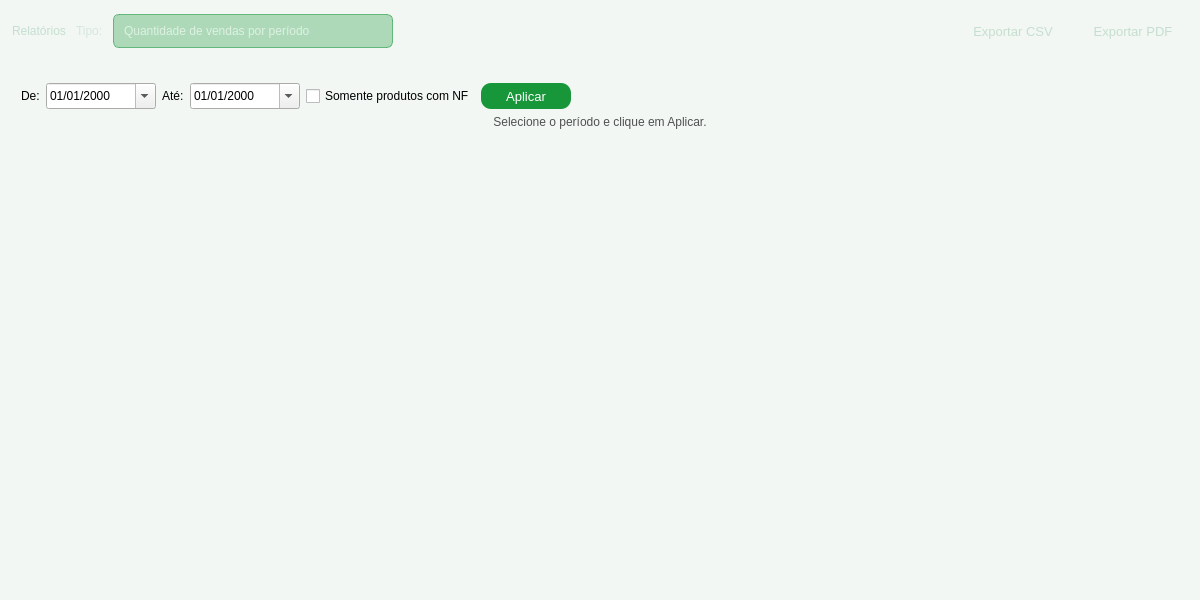
<?xml version="1.0" encoding="UTF-8"?>
<ui version="4.0">
 <class>relatorios</class>
 <widget class="QWidget" name="relatorios">
  <property name="geometry">
   <rect>
    <x>0</x>
    <y>0</y>
    <width>1200</width>
    <height>600</height>
   </rect>
  </property>
  <property name="minimumSize">
   <size>
    <width>900</width>
    <height>500</height>
   </size>
  </property>
  <property name="windowTitle">
   <string>Relatórios</string>
  </property>
  <property name="styleSheet">
   <string notr="true">
#relatorios {
  background-color: #F2F7F4;
  background-color: #F2F7F4;
}
QPushButton {
  background-color: rgb(23, 150, 58);
  color: rgb(255, 255, 255);
  font-size: 13px;
  border-radius: 10px;
}
QPushButton:hover {
  background-color: rgb(16, 122, 46);
}
QPushButton:pressed {
  color: rgb(255, 255, 255);
  background-color: rgb(143, 217, 163);
}
   </string>
  </property>
  <layout class="QVBoxLayout" name="verticalLayout">
   <property name="spacing">
    <number>0</number>
   </property>
   <property name="leftMargin">
    <number>0</number>
   </property>
   <property name="topMargin">
    <number>0</number>
   </property>
   <property name="rightMargin">
    <number>0</number>
   </property>
   <property name="bottomMargin">
    <number>0</number>
   </property>
   <item>
    <widget class="QFrame" name="frameHeaderBar">
     <property name="minimumSize">
      <size>
       <width>0</width>
       <height>62</height>
      </size>
     </property>
     <property name="maximumSize">
      <size>
       <width>16777215</width>
       <height>62</height>
      </size>
     </property>
     <property name="styleSheet">
      <string notr="true">
QFrame {
  background-color: qlineargradient(spread:pad, x1:0, y1:0, x2:0, y2:1,
    stop:0 rgb(29, 56, 74), stop:1 rgb(20, 45, 69));
  border-bottom: 2px solid rgb(23, 150, 58);
}
QPushButton {
  background-color: transparent;
  font: 600 10pt &quot;Segoe UI&quot;;
  color: rgb(197, 222, 208);
  border: none;
  border-radius: 7px;
  padding: 4px 12px;
}
QPushButton:hover {
  background-color: rgba(23, 150, 58, 150);
  color: white;
}
QPushButton:pressed {
  background-color: rgba(143, 217, 163, 100);
  color: white;
}
QLabel {
  color: rgb(197, 222, 208);
  background-color: transparent;
  border: none;
}
QComboBox {
  background-color: rgba(23, 150, 58, 80);
  color: rgb(221, 241, 225);
  border: 1px solid rgba(23, 150, 58, 150);
  border-radius: 6px;
  padding: 4px 10px;
  font: 600 10pt &quot;Segoe UI&quot;;
}
QComboBox::drop-down {
  border: none;
}
QComboBox QAbstractItemView {
  background-color: rgb(29, 56, 74);
  color: rgb(221, 241, 225);
  selection-background-color: rgb(23, 150, 58);
}
      </string>
     </property>
     <property name="frameShape">
      <enum>QFrame::Shape::NoFrame</enum>
     </property>
     <layout class="QHBoxLayout" name="headerLayout">
      <property name="spacing">
       <number>10</number>
      </property>
      <property name="leftMargin">
       <number>12</number>
      </property>
      <property name="rightMargin">
       <number>12</number>
      </property>
      <item>
       <widget class="QLabel" name="lbl_TituloRelatorio">
        <property name="styleSheet">
         <string notr="true">font: 700 14pt &quot;Ubuntu&quot;;</string>
        </property>
        <property name="text">
         <string>Relatórios</string>
        </property>
       </widget>
      </item>
      <item>
       <widget class="QLabel" name="label_2">
        <property name="sizePolicy">
         <sizepolicy hsizetype="Fixed" vsizetype="Fixed">
          <horstretch>0</horstretch>
          <verstretch>0</verstretch>
         </sizepolicy>
        </property>
        <property name="styleSheet">
         <string notr="true">font: 700 10pt &quot;Segoe UI&quot;; color: rgba(197, 222, 208,160);</string>
        </property>
        <property name="text">
         <string>Tipo:</string>
        </property>
       </widget>
      </item>
      <item>
       <widget class="QComboBox" name="CBox_VendasMain">
        <property name="minimumSize">
         <size>
          <width>280</width>
          <height>34</height>
         </size>
        </property>
        <property name="maximumSize">
         <size>
          <width>400</width>
          <height>34</height>
         </size>
        </property>
        <item>
         <property name="text">
          <string>Quantidade de vendas por período</string>
         </property>
        </item>
        <item>
         <property name="text">
          <string>Valor de vendas por período</string>
         </property>
        </item>
        <item>
         <property name="text">
          <string>Produtos mais vendidos</string>
         </property>
        </item>
        <item>
         <property name="text">
          <string>Forma de Pagamento</string>
         </property>
        </item>
        <item>
         <property name="text">
          <string>Nota Fiscal Valores</string>
         </property>
        </item>
        <item>
         <property name="text">
          <string>Produtos que geram mais Lucro</string>
         </property>
        </item>
        <item>
         <property name="text">
          <string>Inventário por Período</string>
         </property>
        </item>
        <item>
         <property name="text">
          <string>Lucro Geral por Período</string>
         </property>
        </item>
        <item>
         <property name="text">
          <string>Clientes com Compras em Aberto</string>
         </property>
        </item>
       </widget>
      </item>
      <item>
       <spacer name="headerSpacer">
        <property name="orientation">
         <enum>Qt::Orientation::Horizontal</enum>
        </property>
        <property name="sizeHint" stdset="0">
         <size>
          <width>40</width>
          <height>20</height>
         </size>
        </property>
       </spacer>
      </item>
      <item>
       <widget class="QPushButton" name="Btn_ExportCSV">
        <property name="minimumSize">
         <size>
          <width>110</width>
          <height>34</height>
         </size>
        </property>
        <property name="toolTip">
         <string>Exportar dados do gráfico atual para CSV</string>
        </property>
        <property name="text">
         <string>Exportar CSV</string>
        </property>
       </widget>
      </item>
      <item>
       <widget class="QPushButton" name="Btn_ExportPDF">
        <property name="minimumSize">
         <size>
          <width>110</width>
          <height>34</height>
         </size>
        </property>
        <property name="toolTip">
         <string>Exportar gráfico atual como PDF</string>
        </property>
        <property name="text">
         <string>Exportar PDF</string>
        </property>
       </widget>
      </item>
     </layout>
    </widget>
   </item>
   <item>
    <layout class="QVBoxLayout" name="contentLayout">
     <property name="spacing">
      <number>8</number>
     </property>
     <property name="leftMargin">
      <number>12</number>
     </property>
     <property name="topMargin">
      <number>12</number>
     </property>
     <property name="rightMargin">
      <number>12</number>
     </property>
     <property name="bottomMargin">
      <number>12</number>
     </property>
     <item>
      <widget class="QStackedWidget" name="Stacked_Vendas">
       <property name="currentIndex">
        <number>6</number>
       </property>
       <widget class="QWidget" name="page">
        <layout class="QVBoxLayout" name="verticalLayout_8">
         <item>
          <layout class="QHBoxLayout" name="filterBar_Quant">
           <property name="spacing">
            <number>6</number>
           </property>
           <item>
            <widget class="QLabel" name="lbl_deQuant">
             <property name="text">
              <string>De:</string>
             </property>
            </widget>
           </item>
           <item>
            <widget class="QDateEdit" name="DE_InicioQuant">
             <property name="minimumSize">
              <size>
               <width>110</width>
               <height>26</height>
              </size>
             </property>
             <property name="displayFormat">
              <string>dd/MM/yyyy</string>
             </property>
             <property name="calendarPopup">
              <bool>true</bool>
             </property>
            </widget>
           </item>
           <item>
            <widget class="QLabel" name="lbl_ateQuant">
             <property name="text">
              <string>Até:</string>
             </property>
            </widget>
           </item>
           <item>
            <widget class="QDateEdit" name="DE_FimQuant">
             <property name="minimumSize">
              <size>
               <width>110</width>
               <height>26</height>
              </size>
             </property>
             <property name="displayFormat">
              <string>dd/MM/yyyy</string>
             </property>
             <property name="calendarPopup">
              <bool>true</bool>
             </property>
            </widget>
           </item>
           <item>
            <widget class="QLabel" name="lbl_agrupQuant">
             <property name="text">
              <string>Agrupar por:</string>
             </property>
            </widget>
           </item>
           <item>
            <widget class="QComboBox" name="CBox_AgrupQuant">
             <item>
              <property name="text">
               <string>Dia</string>
              </property>
             </item>
             <item>
              <property name="text">
               <string>Mês</string>
              </property>
             </item>
             <item>
              <property name="text">
               <string>Ano</string>
              </property>
             </item>
            </widget>
           </item>
           <item>
            <widget class="QPushButton" name="Btn_AplicarQuant">
             <property name="maximumSize">
              <size>
               <width>80</width>
               <height>30</height>
              </size>
             </property>
             <property name="text">
              <string>Aplicar</string>
             </property>
            </widget>
           </item>
           <item>
            <spacer>
             <property name="orientation">
              <enum>Qt::Orientation::Horizontal</enum>
             </property>
             <property name="sizeHint" stdset="0">
              <size>
               <width>40</width>
               <height>20</height>
              </size>
             </property>
            </spacer>
           </item>
          </layout>
         </item>
        </layout>
       </widget>
       <widget class="QWidget" name="page_2">
        <layout class="QVBoxLayout" name="verticalLayout_10">
         <item>
          <layout class="QHBoxLayout" name="filterBar_Valor">
           <property name="spacing">
            <number>6</number>
           </property>
           <item>
            <widget class="QLabel" name="lbl_deValor">
             <property name="text">
              <string>De:</string>
             </property>
            </widget>
           </item>
           <item>
            <widget class="QDateEdit" name="DE_InicioValor">
             <property name="minimumSize">
              <size>
               <width>110</width>
               <height>26</height>
              </size>
             </property>
             <property name="displayFormat">
              <string>dd/MM/yyyy</string>
             </property>
             <property name="calendarPopup">
              <bool>true</bool>
             </property>
            </widget>
           </item>
           <item>
            <widget class="QLabel" name="lbl_ateValor">
             <property name="text">
              <string>Até:</string>
             </property>
            </widget>
           </item>
           <item>
            <widget class="QDateEdit" name="DE_FimValor">
             <property name="minimumSize">
              <size>
               <width>110</width>
               <height>26</height>
              </size>
             </property>
             <property name="displayFormat">
              <string>dd/MM/yyyy</string>
             </property>
             <property name="calendarPopup">
              <bool>true</bool>
             </property>
            </widget>
           </item>
           <item>
            <widget class="QLabel" name="lbl_agrupValor">
             <property name="text">
              <string>Agrupar por:</string>
             </property>
            </widget>
           </item>
           <item>
            <widget class="QComboBox" name="CBox_AgrupValor">
             <item>
              <property name="text">
               <string>Dia</string>
              </property>
             </item>
             <item>
              <property name="text">
               <string>Mês</string>
              </property>
             </item>
             <item>
              <property name="text">
               <string>Ano</string>
              </property>
             </item>
            </widget>
           </item>
           <item>
            <widget class="QPushButton" name="Btn_AplicarValor">
             <property name="maximumSize">
              <size>
               <width>80</width>
               <height>30</height>
              </size>
             </property>
             <property name="text">
              <string>Aplicar</string>
             </property>
            </widget>
           </item>
           <item>
            <spacer>
             <property name="orientation">
              <enum>Qt::Orientation::Horizontal</enum>
             </property>
             <property name="sizeHint" stdset="0">
              <size>
               <width>40</width>
               <height>20</height>
              </size>
             </property>
            </spacer>
           </item>
          </layout>
         </item>
        </layout>
       </widget>
       <widget class="QWidget" name="page_5">
        <layout class="QVBoxLayout" name="verticalLayout_top">
         <item>
          <layout class="QHBoxLayout" name="filterBar_Top">
           <property name="spacing">
            <number>6</number>
           </property>
           <item>
            <widget class="QLabel" name="lbl_deTop">
             <property name="text">
              <string>De:</string>
             </property>
            </widget>
           </item>
           <item>
            <widget class="QDateEdit" name="DE_InicioTop">
             <property name="minimumSize">
              <size>
               <width>110</width>
               <height>26</height>
              </size>
             </property>
             <property name="displayFormat">
              <string>dd/MM/yyyy</string>
             </property>
             <property name="calendarPopup">
              <bool>true</bool>
             </property>
            </widget>
           </item>
           <item>
            <widget class="QLabel" name="lbl_ateTop">
             <property name="text">
              <string>Até:</string>
             </property>
            </widget>
           </item>
           <item>
            <widget class="QDateEdit" name="DE_FimTop">
             <property name="minimumSize">
              <size>
               <width>110</width>
               <height>26</height>
              </size>
             </property>
             <property name="displayFormat">
              <string>dd/MM/yyyy</string>
             </property>
             <property name="calendarPopup">
              <bool>true</bool>
             </property>
            </widget>
           </item>
           <item>
            <widget class="QPushButton" name="Btn_AplicarTop">
             <property name="maximumSize">
              <size>
               <width>80</width>
               <height>30</height>
              </size>
             </property>
             <property name="text">
              <string>Aplicar</string>
             </property>
            </widget>
           </item>
           <item>
            <spacer>
             <property name="orientation">
              <enum>Qt::Orientation::Horizontal</enum>
             </property>
             <property name="sizeHint" stdset="0">
              <size>
               <width>40</width>
               <height>20</height>
              </size>
             </property>
            </spacer>
           </item>
          </layout>
         </item>
        </layout>
       </widget>
       <widget class="QWidget" name="page_6">
        <layout class="QVBoxLayout" name="verticalLayout_11">
         <item>
          <layout class="QHBoxLayout" name="filterBar_Formas">
           <property name="spacing">
            <number>6</number>
           </property>
           <item>
            <widget class="QLabel" name="lbl_deFormas">
             <property name="text">
              <string>De:</string>
             </property>
            </widget>
           </item>
           <item>
            <widget class="QDateEdit" name="DE_InicioFormas">
             <property name="minimumSize">
              <size>
               <width>110</width>
               <height>26</height>
              </size>
             </property>
             <property name="displayFormat">
              <string>dd/MM/yyyy</string>
             </property>
             <property name="calendarPopup">
              <bool>true</bool>
             </property>
            </widget>
           </item>
           <item>
            <widget class="QLabel" name="lbl_ateFormas">
             <property name="text">
              <string>Até:</string>
             </property>
            </widget>
           </item>
           <item>
            <widget class="QDateEdit" name="DE_FimFormas">
             <property name="minimumSize">
              <size>
               <width>110</width>
               <height>26</height>
              </size>
             </property>
             <property name="displayFormat">
              <string>dd/MM/yyyy</string>
             </property>
             <property name="calendarPopup">
              <bool>true</bool>
             </property>
            </widget>
           </item>
           <item>
            <widget class="QLabel" name="lbl_agrupFormas">
             <property name="text">
              <string>Agrupar por:</string>
             </property>
            </widget>
           </item>
           <item>
            <widget class="QComboBox" name="CBox_AgrupFormas">
             <item>
              <property name="text">
               <string>Mês</string>
              </property>
             </item>
             <item>
              <property name="text">
               <string>Ano</string>
              </property>
             </item>
            </widget>
           </item>
           <item>
            <widget class="QPushButton" name="Btn_AplicarFormas">
             <property name="maximumSize">
              <size>
               <width>80</width>
               <height>30</height>
              </size>
             </property>
             <property name="text">
              <string>Aplicar</string>
             </property>
            </widget>
           </item>
           <item>
            <spacer>
             <property name="orientation">
              <enum>Qt::Orientation::Horizontal</enum>
             </property>
             <property name="sizeHint" stdset="0">
              <size>
               <width>40</width>
               <height>20</height>
              </size>
             </property>
            </spacer>
           </item>
          </layout>
         </item>
        </layout>
       </widget>
       <widget class="QWidget" name="page_7">
        <layout class="QVBoxLayout" name="verticalLayout_19">
         <item>
          <layout class="QHBoxLayout" name="filterBar_NF">
           <property name="spacing">
            <number>6</number>
           </property>
           <item>
            <widget class="QLabel" name="lbl_deNF">
             <property name="text">
              <string>De:</string>
             </property>
            </widget>
           </item>
           <item>
            <widget class="QDateEdit" name="DE_InicioNF">
             <property name="minimumSize">
              <size>
               <width>110</width>
               <height>26</height>
              </size>
             </property>
             <property name="displayFormat">
              <string>dd/MM/yyyy</string>
             </property>
             <property name="calendarPopup">
              <bool>true</bool>
             </property>
            </widget>
           </item>
           <item>
            <widget class="QLabel" name="lbl_ateNF">
             <property name="text">
              <string>Até:</string>
             </property>
            </widget>
           </item>
           <item>
            <widget class="QDateEdit" name="DE_FimNF">
             <property name="minimumSize">
              <size>
               <width>110</width>
               <height>26</height>
              </size>
             </property>
             <property name="displayFormat">
              <string>dd/MM/yyyy</string>
             </property>
             <property name="calendarPopup">
              <bool>true</bool>
             </property>
            </widget>
           </item>
           <item>
            <widget class="QLabel" name="lbl_agrupNF">
             <property name="text">
              <string>Agrupar por:</string>
             </property>
            </widget>
           </item>
           <item>
            <widget class="QComboBox" name="CBox_AgrupNF">
             <item>
              <property name="text">
               <string>Mês</string>
              </property>
             </item>
             <item>
              <property name="text">
               <string>Ano</string>
              </property>
             </item>
            </widget>
           </item>
           <item>
            <widget class="QPushButton" name="Btn_AplicarNF">
             <property name="maximumSize">
              <size>
               <width>80</width>
               <height>30</height>
              </size>
             </property>
             <property name="text">
              <string>Aplicar</string>
             </property>
            </widget>
           </item>
           <item>
            <spacer>
             <property name="orientation">
              <enum>Qt::Orientation::Horizontal</enum>
             </property>
             <property name="sizeHint" stdset="0">
              <size>
               <width>40</width>
               <height>20</height>
              </size>
             </property>
            </spacer>
           </item>
          </layout>
         </item>
        </layout>
       </widget>
       <widget class="QWidget" name="page_8">
        <layout class="QVBoxLayout" name="verticalLayout_20">
         <item>
          <layout class="QHBoxLayout" name="filterBar_Lucro">
           <property name="spacing">
            <number>6</number>
           </property>
           <item>
            <widget class="QLabel" name="lbl_deLucro">
             <property name="text">
              <string>De:</string>
             </property>
            </widget>
           </item>
           <item>
            <widget class="QDateEdit" name="DE_InicioLucro">
             <property name="minimumSize">
              <size>
               <width>110</width>
               <height>26</height>
              </size>
             </property>
             <property name="displayFormat">
              <string>dd/MM/yyyy</string>
             </property>
             <property name="calendarPopup">
              <bool>true</bool>
             </property>
            </widget>
           </item>
           <item>
            <widget class="QLabel" name="lbl_ateLucro">
             <property name="text">
              <string>Até:</string>
             </property>
            </widget>
           </item>
           <item>
            <widget class="QDateEdit" name="DE_FimLucro">
             <property name="minimumSize">
              <size>
               <width>110</width>
               <height>26</height>
              </size>
             </property>
             <property name="displayFormat">
              <string>dd/MM/yyyy</string>
             </property>
             <property name="calendarPopup">
              <bool>true</bool>
             </property>
            </widget>
           </item>
           <item>
            <widget class="QPushButton" name="Btn_AplicarLucro">
             <property name="maximumSize">
              <size>
               <width>80</width>
               <height>30</height>
              </size>
             </property>
             <property name="text">
              <string>Aplicar</string>
             </property>
            </widget>
           </item>
           <item>
            <spacer>
             <property name="orientation">
              <enum>Qt::Orientation::Horizontal</enum>
             </property>
             <property name="sizeHint" stdset="0">
              <size>
               <width>40</width>
               <height>20</height>
              </size>
             </property>
            </spacer>
           </item>
          </layout>
         </item>
        </layout>
       </widget>
       <widget class="QWidget" name="page_estoque">
        <layout class="QVBoxLayout" name="verticalLayout_estoque">
         <item>
          <layout class="QHBoxLayout" name="filterBar_Inv">
           <property name="spacing">
            <number>6</number>
           </property>
           <item>
            <widget class="QLabel" name="lbl_deInv">
             <property name="text">
              <string>De:</string>
             </property>
            </widget>
           </item>
           <item>
            <widget class="QDateEdit" name="DE_InicioInv">
             <property name="minimumSize">
              <size>
               <width>110</width>
               <height>26</height>
              </size>
             </property>
             <property name="displayFormat">
              <string>dd/MM/yyyy</string>
             </property>
             <property name="calendarPopup">
              <bool>true</bool>
             </property>
            </widget>
           </item>
           <item>
            <widget class="QLabel" name="lbl_ateInv">
             <property name="text">
              <string>Até:</string>
             </property>
            </widget>
           </item>
           <item>
            <widget class="QDateEdit" name="DE_FimInv">
             <property name="minimumSize">
              <size>
               <width>110</width>
               <height>26</height>
              </size>
             </property>
             <property name="displayFormat">
              <string>dd/MM/yyyy</string>
             </property>
             <property name="calendarPopup">
              <bool>true</bool>
             </property>
            </widget>
           </item>
           <item>
            <widget class="QCheckBox" name="ChkBox_SomenteNfInv">
             <property name="text">
              <string>Somente produtos com NF</string>
             </property>
            </widget>
           </item>
           <item>
            <widget class="QPushButton" name="Btn_AplicarInv">
             <property name="minimumSize">
              <size>
               <width>90</width>
               <height>0</height>
              </size>
             </property>
             <property name="maximumSize">
              <size>
               <width>80</width>
               <height>30</height>
              </size>
             </property>
             <property name="text">
              <string>Aplicar</string>
             </property>
            </widget>
           </item>
           <item>
            <spacer>
             <property name="orientation">
              <enum>Qt::Orientation::Horizontal</enum>
             </property>
             <property name="sizeHint" stdset="0">
              <size>
               <width>40</width>
               <height>20</height>
              </size>
             </property>
            </spacer>
           </item>
          </layout>
         </item>
         <item>
          <widget class="QLabel" name="Lbl_InvStatus">
           <property name="styleSheet">
            <string notr="true">font: 10pt &quot;Segoe UI&quot;; color: rgb(80,80,80);</string>
           </property>
           <property name="text">
            <string>Selecione o período e clique em Aplicar.</string>
           </property>
           <property name="alignment">
            <set>Qt::AlignmentFlag::AlignCenter</set>
           </property>
          </widget>
         </item>
         <item>
          <spacer>
           <property name="orientation">
            <enum>Qt::Orientation::Vertical</enum>
           </property>
           <property name="sizeHint" stdset="0">
            <size>
             <width>20</width>
             <height>40</height>
            </size>
           </property>
          </spacer>
         </item>
        </layout>
       </widget>
       <widget class="QWidget" name="page_lucrogeral">
        <layout class="QVBoxLayout" name="verticalLayout_lucrogeral">
         <item>
          <layout class="QHBoxLayout" name="filterBar_LucroGeral">
           <property name="spacing">
            <number>6</number>
           </property>
           <item>
            <widget class="QLabel" name="lbl_deLucroGeral">
             <property name="text">
              <string>De:</string>
             </property>
            </widget>
           </item>
           <item>
            <widget class="QDateEdit" name="DE_InicioLucroGeral">
             <property name="minimumSize">
              <size>
               <width>110</width>
               <height>26</height>
              </size>
             </property>
             <property name="displayFormat">
              <string>dd/MM/yyyy</string>
             </property>
             <property name="calendarPopup">
              <bool>true</bool>
             </property>
            </widget>
           </item>
           <item>
            <widget class="QLabel" name="lbl_ateLucroGeral">
             <property name="text">
              <string>Até:</string>
             </property>
            </widget>
           </item>
           <item>
            <widget class="QDateEdit" name="DE_FimLucroGeral">
             <property name="minimumSize">
              <size>
               <width>110</width>
               <height>26</height>
              </size>
             </property>
             <property name="displayFormat">
              <string>dd/MM/yyyy</string>
             </property>
             <property name="calendarPopup">
              <bool>true</bool>
             </property>
            </widget>
           </item>
           <item>
            <widget class="QLabel" name="lbl_agrupLucroGeral">
             <property name="text">
              <string>Agrupar por:</string>
             </property>
            </widget>
           </item>
           <item>
            <widget class="QComboBox" name="CBox_AgrupLucroGeral">
             <item>
              <property name="text">
               <string>Dia</string>
              </property>
             </item>
             <item>
              <property name="text">
               <string>Mês</string>
              </property>
             </item>
             <item>
              <property name="text">
               <string>Ano</string>
              </property>
             </item>
            </widget>
           </item>
           <item>
            <widget class="QPushButton" name="Btn_AplicarLucroGeral">
             <property name="maximumSize">
              <size>
               <width>80</width>
               <height>30</height>
              </size>
             </property>
             <property name="text">
              <string>Aplicar</string>
             </property>
            </widget>
           </item>
           <item>
            <spacer>
             <property name="orientation">
              <enum>Qt::Orientation::Horizontal</enum>
             </property>
             <property name="sizeHint" stdset="0">
              <size>
               <width>40</width>
               <height>20</height>
              </size>
             </property>
            </spacer>
           </item>
          </layout>
         </item>
        </layout>
       </widget>
       <widget class="QWidget" name="page_inadimplentes">
        <layout class="QVBoxLayout" name="verticalLayout_inadimplentes">
         <item>
          <layout class="QHBoxLayout" name="filterBar_Inadimplentes">
           <property name="spacing">
            <number>6</number>
           </property>
           <item>
            <widget class="QPushButton" name="Btn_AplicarInadimplentes">
             <property name="minimumSize">
              <size>
               <width>90</width>
               <height>30</height>
              </size>
             </property>
             <property name="maximumSize">
              <size>
               <width>90</width>
               <height>30</height>
              </size>
             </property>
             <property name="text">
              <string>Atualizar</string>
             </property>
            </widget>
           </item>
           <item>
            <spacer>
             <property name="orientation">
              <enum>Qt::Orientation::Horizontal</enum>
             </property>
             <property name="sizeHint" stdset="0">
              <size>
               <width>40</width>
               <height>20</height>
              </size>
             </property>
            </spacer>
           </item>
          </layout>
         </item>
         <item>
          <widget class="QLabel" name="Lbl_InadimplentesStatus">
           <property name="styleSheet">
            <string notr="true">font: 10pt &quot;Segoe UI&quot;; color: rgb(80,80,80);</string>
           </property>
           <property name="text">
            <string>Clique em Atualizar.</string>
           </property>
           <property name="alignment">
            <set>Qt::AlignmentFlag::AlignCenter</set>
           </property>
          </widget>
         </item>
         <item>
          <widget class="QTableView" name="Tview_Inadimplentes">
           <property name="editTriggers">
            <set>QAbstractItemView::EditTrigger::NoEditTriggers</set>
           </property>
           <property name="selectionBehavior">
            <enum>QAbstractItemView::SelectionBehavior::SelectRows</enum>
           </property>
           <property name="sortingEnabled">
            <bool>false</bool>
           </property>
          </widget>
         </item>
        </layout>
       </widget>
      </widget>
     </item>
    </layout>
   </item>
  </layout>
 </widget>
 <resources/>
 <connections/>
</ui>
